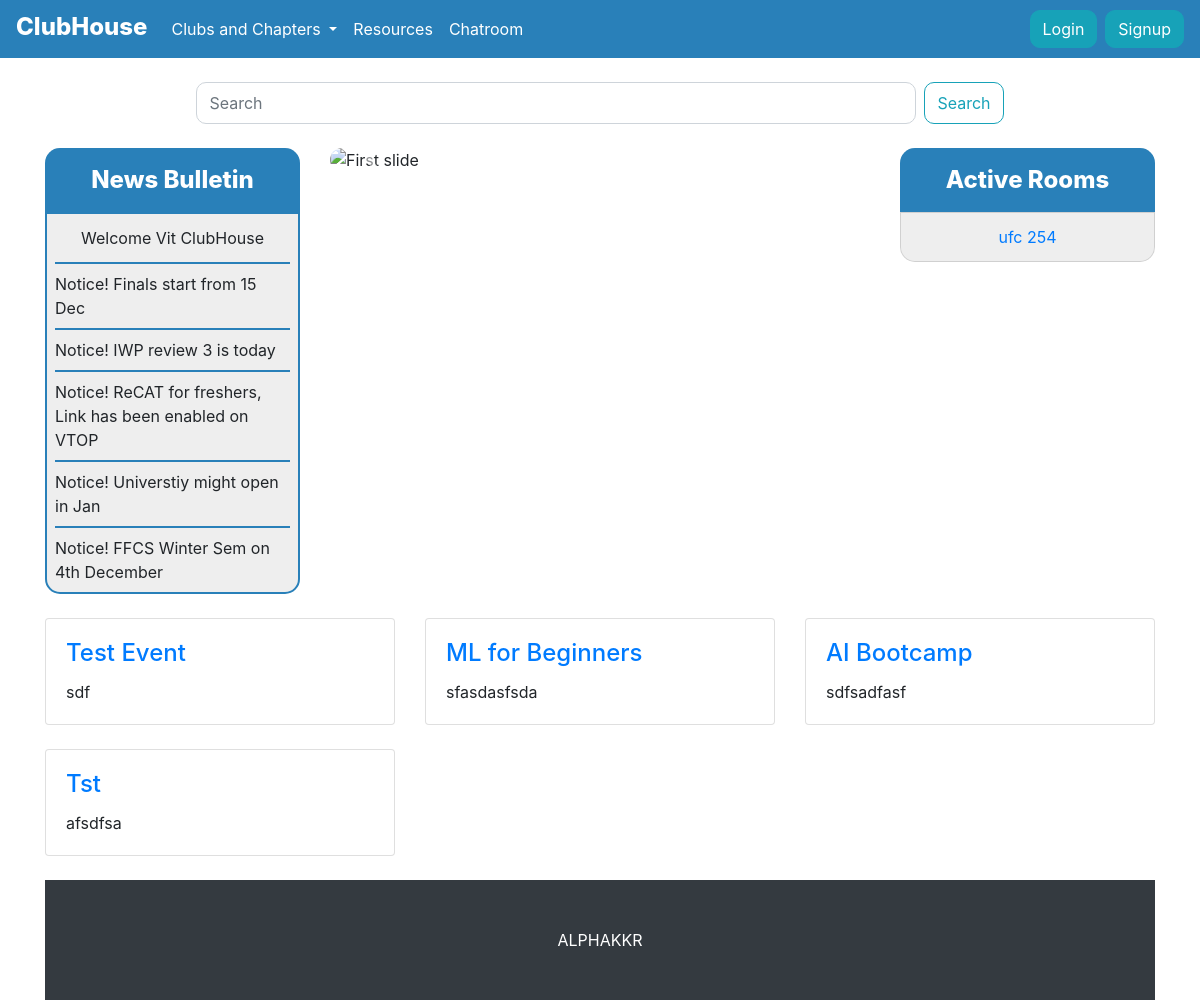
/, run on an earlier commit of the app's database.
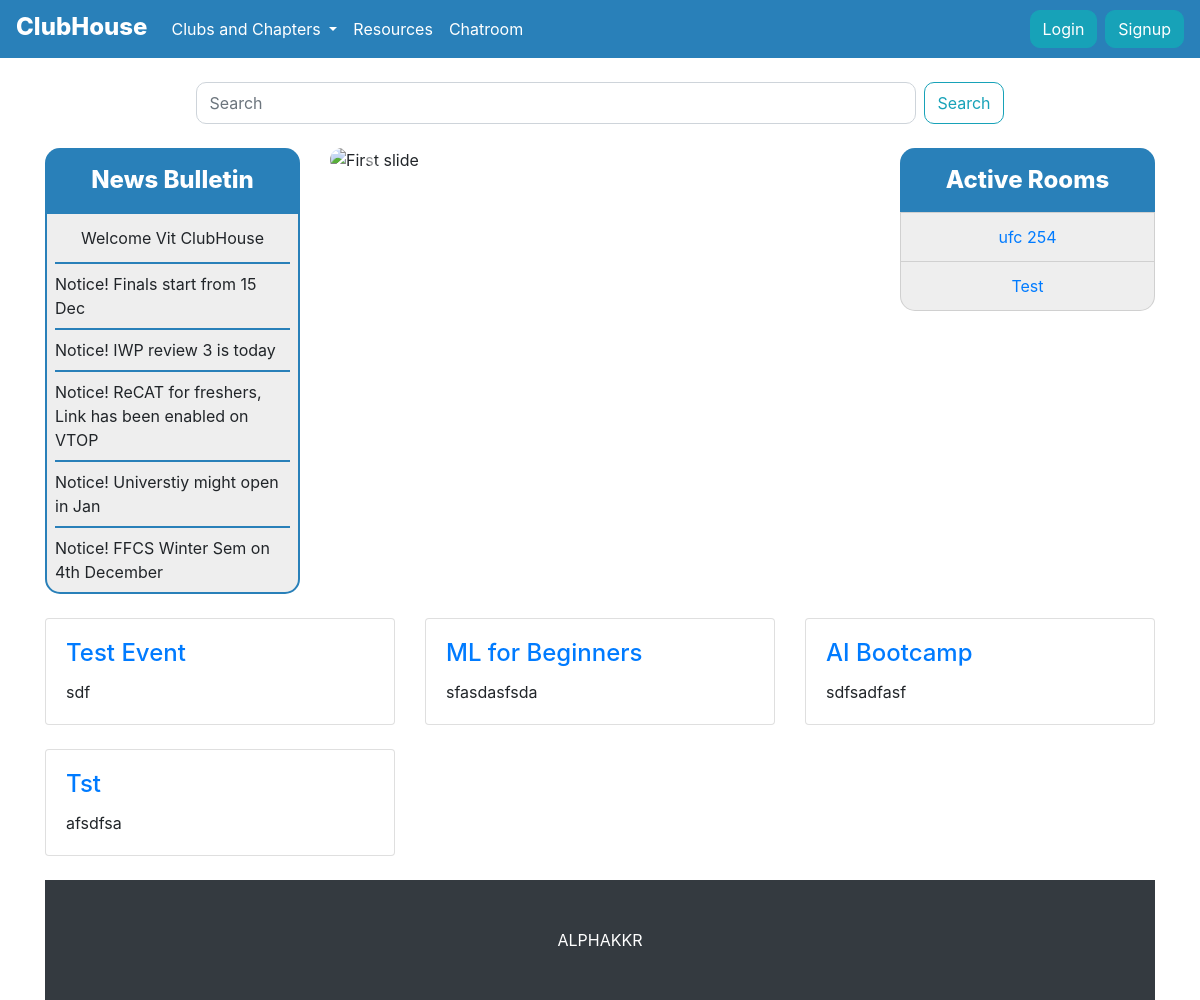
And on a later commit of the database.
### chatapp/models.py (models this page shows, shortened)
class Room(models.Model):
    user = models.ForeignKey(UserAccount, on_delete=models.CASCADE, null=True)
    name = models.TextField(max_length=200, primary_key=True)
    created = models.DateTimeField(auto_now_add=True, null=True)
    ipaddress = models.GenericIPAddressField(null=True)

### clubs/models.py (models this page shows, shortened)
class ClubEvent(models.Model):
    club_name       = models.ForeignKey(ClubAccount, on_delete=models.CASCADE, null=True)
    event_name      = models.CharField(max_length=100 ,default='', null=False, primary_key=True)
    event_desc      = models.TextField(default='', max_length=1000, null=True)
    event_poster    = models.ImageField(upload_to=path_and_rename_events, default='', null=True, storage=gd_storage, blank=True)
    poster_url      = models.URLField(default='', null=True, blank=True)
    event_url       = models.URLField(default='', null=True)

### homepage/views.py (the view)
# urls.py: path('', views.index, name='index'),
def index(request):
    if request.user.is_anonymous:
        return render(request, 'homepage/index.html', {'form_action': 'login', 'button_name': 'Login','objects': Room.objects.all(),'objects1':ClubEvent.objects.all()})
    else:
        return render(request, 'homepage/index.html', {'form_action': 'profile', 'button_name': 'Profile','objects': Room.objects.all(),'objects1':ClubEvent.objects.all()})

### homepage/templates/homepage/index.html (shortened to what the changed rows need)
<!doctype html>
<html lang="en">
<head>
    <link rel="stylesheet" href="https://stackpath.bootstrapcdn.com/bootstrap/4.5.0/css/bootstrap.min.css"
>
    <link rel="stylesheet" href="//code.jquery.com/ui/1.12.1/themes/base/jquery-ui.css">
</head>
<body>
        {% if user.is_authenticated %}
        {% load i18n %}
        {% endif %}
    <div class="container">
        <div class="row">
            <div class="col-lg-3 my-4" style='text-align: center'>
                <div class="list-group " style = 'border-radius:  0 0 15px 15px; '>
                    {% for k in objects %}
                    {% if forloop.counter < 6 %} <a href="/chatroom/{{k.name}}"  style = 'background-color: #eeeeee' class="list-group-item">{{k.name}}</a>
                        {% endif %}
                        {% endfor %}
                </div>
            </div>
        </div>
        <div class="row">
            {% for i in objects1 %}
            <div class="col-lg-4 col-md-6 mb-4">
                <div class="card h-100">
                    <div class="card-body">
                        <h4 class="card-title">
                            <a href="#">{{i.event_name}}</a>
                        </h4>
                        <p class="card-text">{{i.event_desc}}</p>
                    </div>
                </div>
            </div>
            {% if forloop.counter|divisibleby:3 %}
        </div>
        <div class="row">
            {% endif %}
            {% endfor %}
        </div>
</body>
</html>

What changed in the data, as far as the page shows it:
added Room: name "Test"
